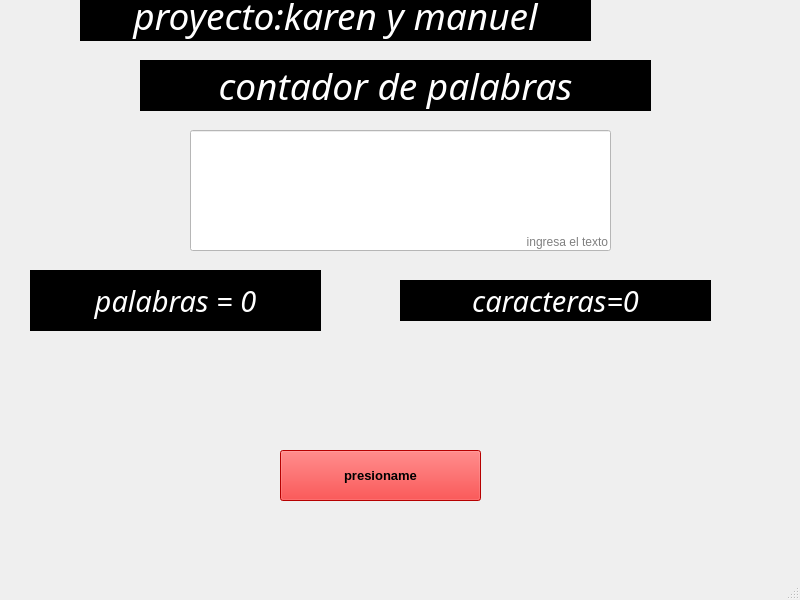
<?xml version="1.0" encoding="UTF-8"?>
<ui version="4.0">
 <class>MainWindow</class>
 <widget class="QMainWindow" name="MainWindow">
  <property name="geometry">
   <rect>
    <x>0</x>
    <y>0</y>
    <width>800</width>
    <height>600</height>
   </rect>
  </property>
  <property name="windowTitle">
   <string>MainWindow</string>
  </property>
  <property name="styleSheet">
   <string notr="true">background-color: rgb(0, 0, 0);
QLabel{
			background: transparente;
			color: red;
}</string>
  </property>
  <widget class="QWidget" name="centralwidget">
   <widget class="QLabel" name="label">
    <property name="geometry">
     <rect>
      <x>140</x>
      <y>60</y>
      <width>511</width>
      <height>51</height>
     </rect>
    </property>
    <property name="font">
     <font>
      <family>Roman</family>
      <pointsize>28</pointsize>
      <italic>true</italic>
     </font>
    </property>
    <property name="styleSheet">
     <string notr="true">background-color: rgb(0, 0, 0);
color: rgb(255, 255, 255);</string>
    </property>
    <property name="text">
     <string>contador de palabras</string>
    </property>
    <property name="alignment">
     <set>Qt::AlignCenter</set>
    </property>
   </widget>
   <widget class="QLineEdit" name="editCaracteres">
    <property name="geometry">
     <rect>
      <x>190</x>
      <y>130</y>
      <width>421</width>
      <height>121</height>
     </rect>
    </property>
    <property name="styleSheet">
     <string notr="true">background-color: rgb(255, 255, 255);</string>
    </property>
    <property name="alignment">
     <set>Qt::AlignBottom|Qt::AlignRight|Qt::AlignTrailing</set>
    </property>
    <property name="placeholderText">
     <string>ingresa el texto</string>
    </property>
   </widget>
   <widget class="QPushButton" name="btnContar">
    <property name="geometry">
     <rect>
      <x>280</x>
      <y>450</y>
      <width>201</width>
      <height>51</height>
     </rect>
    </property>
    <property name="font">
     <font>
      <family>Segoe UI</family>
      <pointsize>10</pointsize>
      <weight>75</weight>
      <bold>true</bold>
     </font>
    </property>
    <property name="styleSheet">
     <string notr="true">background-color: rgb(255, 255, 255);
background-color: rgb(255, 0, 0);</string>
    </property>
    <property name="text">
     <string>presioname</string>
    </property>
   </widget>
   <widget class="QLabel" name="tvPalabras">
    <property name="geometry">
     <rect>
      <x>30</x>
      <y>270</y>
      <width>291</width>
      <height>61</height>
     </rect>
    </property>
    <property name="font">
     <font>
      <family>Roman</family>
      <pointsize>22</pointsize>
      <italic>true</italic>
     </font>
    </property>
    <property name="styleSheet">
     <string notr="true">color: rgb(255, 255, 255);
background-color: rgb(0, 0, 0);</string>
    </property>
    <property name="text">
     <string>palabras = 0</string>
    </property>
    <property name="alignment">
     <set>Qt::AlignCenter</set>
    </property>
   </widget>
   <widget class="QLabel" name="tvCaracteres">
    <property name="geometry">
     <rect>
      <x>400</x>
      <y>280</y>
      <width>311</width>
      <height>41</height>
     </rect>
    </property>
    <property name="font">
     <font>
      <family>Roman</family>
      <pointsize>22</pointsize>
      <italic>true</italic>
     </font>
    </property>
    <property name="styleSheet">
     <string notr="true">color: rgb(255, 255, 255);
background-color: rgb(0, 0, 0);</string>
    </property>
    <property name="text">
     <string>caracteras=0</string>
    </property>
    <property name="alignment">
     <set>Qt::AlignCenter</set>
    </property>
   </widget>
   <widget class="QLabel" name="label_2">
    <property name="geometry">
     <rect>
      <x>80</x>
      <y>-10</y>
      <width>511</width>
      <height>51</height>
     </rect>
    </property>
    <property name="font">
     <font>
      <family>Roman</family>
      <pointsize>28</pointsize>
      <italic>true</italic>
     </font>
    </property>
    <property name="styleSheet">
     <string notr="true">background-color: rgb(0, 0, 0);
color: rgb(255, 255, 255);</string>
    </property>
    <property name="text">
     <string>proyecto:karen y manuel</string>
    </property>
    <property name="alignment">
     <set>Qt::AlignCenter</set>
    </property>
   </widget>
  </widget>
  <widget class="QMenuBar" name="menubar">
   <property name="geometry">
    <rect>
     <x>0</x>
     <y>0</y>
     <width>800</width>
     <height>26</height>
    </rect>
   </property>
  </widget>
  <widget class="QStatusBar" name="statusbar"/>
 </widget>
 <resources/>
 <connections/>
</ui>
